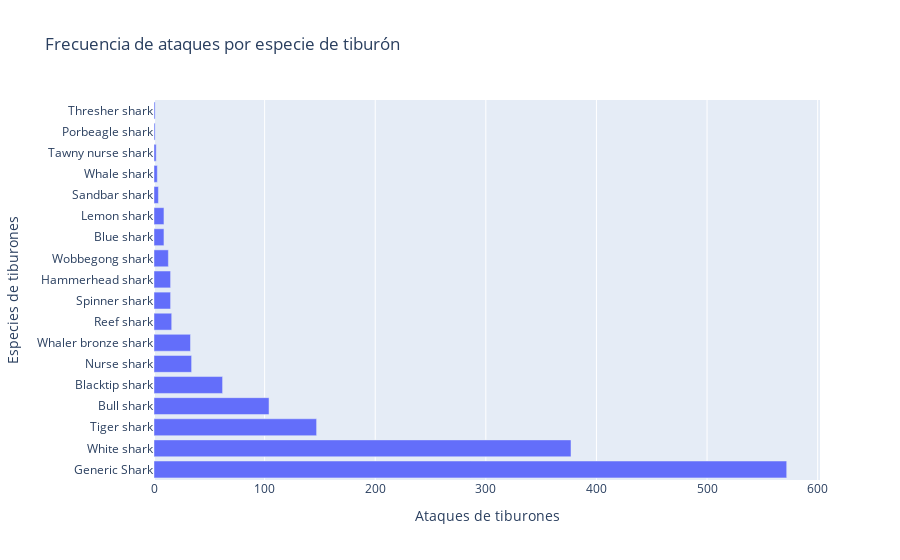

The notebook cell this image was saved under:
### Code cell
fig_especies = px.bar(attack_sin_nan['Species'].value_counts().reset_index(), x='count', y='Species', labels={'index': 'Ataques', 'Species': 'Especies de tiburones'}, title='Frecuencia de ataques por especie de tiburón')
fig_especies.update_layout(xaxis_title='Ataques de tiburones')
fig_especies.show()

### Figure 1 — Plotly figure (JSON) as saved in the notebook; plotly's stock layout.template omitted (floating-point values rounded to 4 significant figures)
{"data": [{"alignmentgroup": "True", "hovertemplate": "count=%{x}<br>Especies de tiburones=%{y}<extra></extra>", "legendgroup": "", "marker": {"color": "#636efa", "pattern": {"shape": ""}}, "name": "", "offsetgroup": "", "orientation": "h", "showlegend": false, "textposition": "auto", "type": "bar", "x": [572, 377, 147, 104, 62, 34, 33, 16, 15, 15, 13, 9, 9, 4, 3, 2, 1, 1], "xaxis": "x", "y": ["Generic Shark", "White shark", "Tiger shark", "Bull shark", "Blacktip shark", "Nurse shark", "Whaler bronze shark", "Reef shark", "Spinner shark", "Hammerhead shark", "Wobbegong shark", "Blue shark", "Lemon shark", "Sandbar shark", "Whale shark", "Tawny nurse shark", "Porbeagle shark", "Thresher shark"], "yaxis": "y"}], "layout": {"barmode": "relative", "legend": {"tracegroupgap": 0}, "title": {"text": "Frecuencia de ataques por especie de tiburón"}, "xaxis": {"anchor": "y", "domain": [0, 1], "title": {"text": "Ataques de tiburones"}}, "yaxis": {"anchor": "x", "domain": [0, 1], "title": {"text": "Especies de tiburones"}}}}
